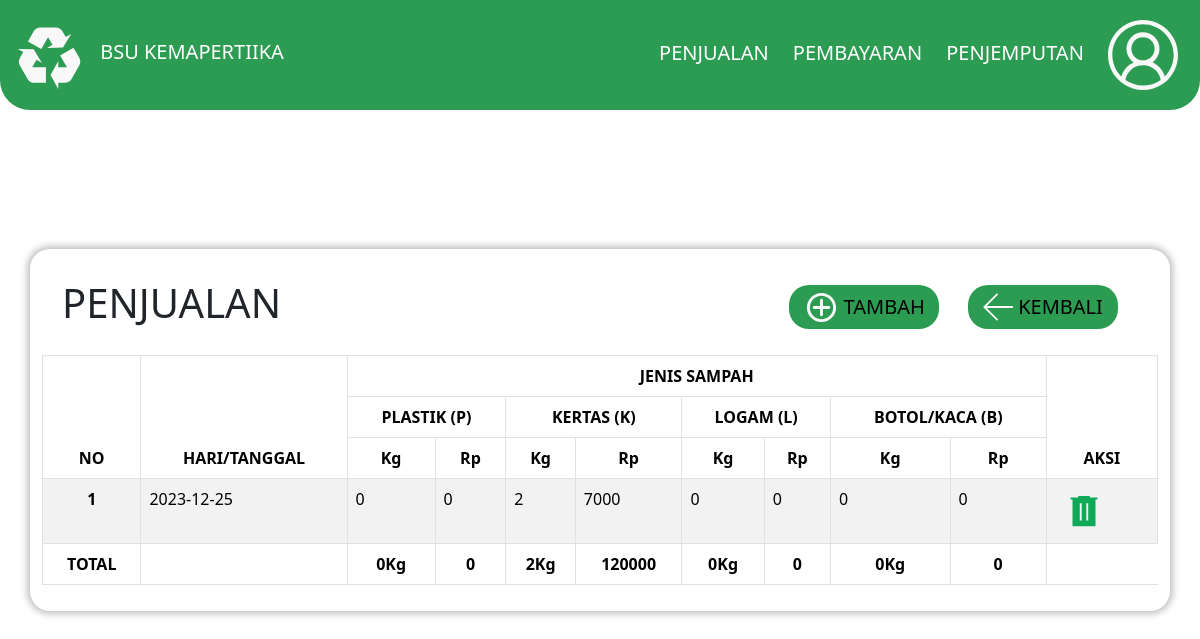
The app's page /penjualan.php (signed in) with its own data.
### tables this page shows
CREATE TABLE `penjualan` (
  `id` int(11) NOT NULL,
  `tanggal` date NOT NULL,
  `p_kg` bigint(11) NOT NULL,
  `p_rp` bigint(100) NOT NULL,
  `k_kg` bigint(50) NOT NULL,
  `k_rp` bigint(50) NOT NULL,
  `l_kg` bigint(50) NOT NULL,
  `l_rp` bigint(50) NOT NULL,
  `b_kg` bigint(50) NOT NULL,
  `b_rp` bigint(50) NOT NULL,
  `t_kg` bigint(50) NOT NULL,
  `t_rp` bigint(50) NOT NULL,
  `plastik` decimal(10,2) DEFAULT NULL,
  `kertas` decimal(10,2) DEFAULT NULL,
  `logam` decimal(10,2) DEFAULT NULL,
  `botol` decimal(10,2) DEFAULT NULL,
  `berat` bigint(20) NOT NULL,
  `harga` bigint(20) NOT NULL
);

### penjualan.php (the view, shortened to what this page needs)
<?php
include 'koneksi.php';
$sql = "SELECT * FROM penjualan";
$result = mysqli_query($conn, $sql);
?>
<?php include 'header.php' ?>
<div class="container-fluid d-flex fill">
    <div class="container">
        <span class="d-flex">
            <h1>PENJUALAN</h1>
            <div class="button">
                <button onclick="(window.location.href = 'form_penjualan.php')">
                    TAMBAH</button>
                <button onclick="window.history.back();">
                    <svg xmlns="http://www.w3.org/2000/svg" width="30" height="30" viewBox="0 0 39 39" fill="none">
                        <path d="M39 20.7188H4.76074L19.7476 35.7056L18.0337 37.4194L0.114258 19.5L18.0337 1.58057L19.7476 3.29443L4.76074 18.2812H39V20.7188Z" fill="#F8F8F8" />
                    </svg>
                    KEMBALI</button>
            </div>
        </span>
        <div class="pembayaranAdmin">
            <table class="table table-striped table-bordered">
                <thead>
                    <tr>
                        <th scope="col" rowspan="3">NO</th>
                        <th scope="col" rowspan="3">HARI/TANGGAL</th>
                        <th scope="col" colspan="8">JENIS SAMPAH</th>
                        <th scope="col" rowspan="3">AKSI</th>
                    </tr>
                    <tr>
                        <th scope="col" colspan="2">PLASTIK (P)</th>
                        <th scope="col" colspan="2">KERTAS (K)</th>
                        <th scope="col" colspan="2">LOGAM (L)</th>
                        <th scope="col" colspan="2">BOTOL/KACA (B)</th>
                    </tr>
                    <tr>
                        <th scope="col">Kg</th>
                        <th scope="col">Rp</th>
                        <th scope="col">Kg</th>
                        <th scope="col">Rp</th>
                        <th scope="col">Kg</th>
                        <th scope="col">Rp</th>
                        <th scope="col">Kg</th>
                        <th scope="col">Rp</th>
                    </tr>
                </thead>
                <?php
                if ($result->num_rows > 0) {
                    $counter = 1;
                    $total_berat_plastik = 0;
                    $total_harga_plastik = 0;
                    $total_berat_kertas = 0;
                    $total_harga_kertas = 0;
                    $total_berat_logam = 0;
                    $total_harga_logam = 0;
                    $total_berat_botol = 0;
                    $total_harga_botol = 0;
                    while ($row = $result->fetch_assoc()) {
                        $id = $row['id'];
                        $total_p = $row['p_kg'] * 6000;
                        $total_k = $row['k_kg'] * 3500;
                        $total_l = $row['l_kg'] * 1400;
                        $total_b = $row['b_kg'] * 1100;
                ?>
                        <tbody>
                            <tr>
                                <th scope="row"><?php echo $counter ?></th>
                                <td><?php echo $row['tanggal'] ?></td>
                                <td><?php echo $row['p_kg'] ?></td>
                                <td><?php echo $total_p; ?></td>
                                <td><?php echo $row['k_kg'] ?></td>
                                <td><?php echo $total_k ?></td>
                                <td><?php echo $row['l_kg'] ?></td>
                                <td><?php echo $total_l ?></td>
                                <td><?php echo $row['b_kg'] ?></td>
                                <td><?php echo $total_b ?></td>
                                <td>
                                    <button onclick="deletePenjualan(<?php echo $id; ?>)" style="background: transparent; border: none;"><svg xmlns="http://www.w3.org/2000/svg" width="46" height="46" viewBox="0 0 66 66" fill="none">
                                            <path d="M26.972 46.75H29.722V22H26.972V46.75ZM36.278 46.75H39.028V22H36.278V46.75ZM16.5 55V16.5H13.75V13.75H24.75V11.6325H41.25V13.75H52.25V16.5H49.5V55H16.5Z" fill="#0FA958" />
                                        </svg>
                                    </button>
                                </td>
                            </tr>
                        </tbody>
                <?php
                        $total_berat_plastik += $row['p_kg'];
                        $total_harga_plastik += $row['p_kg'];
                        $total_berat_kertas += $row['k_kg'];
                        $total_harga_kertas += $row['k_rp'];
                        $total_berat_logam += $row['l_kg'];
                        $total_harga_logam += $row['l_rp'];
                        $total_berat_botol += $row['b_kg'];
                        $total_harga_botol += $row['b_rp'];
                        $counter++;
                    }
                } else {
                    echo "<tr><td colspan='12'>No data available</td></tr>";
                }
                ?>
                <tfoot>
                    <tr>
                        <th>TOTAL</th>
                        <th></th>
                        <th><?php echo $total_berat_plastik . 'Kg'; ?></th>
                        <th><?php echo $total_harga_plastik; ?></th>
                        <th><?php echo $total_berat_kertas . 'Kg'; ?></th>
                        <th><?php echo $total_harga_kertas; ?></th>
                        <th><?php echo $total_berat_logam . 'Kg'; ?></th>
                        <th><?php echo $total_harga_logam; ?></th>
                        <th><?php echo $total_berat_botol . 'Kg'; ?></th>
                        <th><?php echo $total_harga_botol; ?></th>
                    </tr>
                </tfoot>
            </table>
        </div>
    </div>
</div>
<?php include 'footer.php' ?>

### style/style.css (style rules this page uses)
.fill { width: 100%; height: 80vh; align-items: center; }
.container { padding: 10px; width: 100%; background-color: #FFF; border-radius: 20px; background: #FFF; box-shadow: 0px 0px 7px 3px rgba(0, 0, 0, 0.25); margin: auto; }
.container span { justify-content: space-between; margin: 20px 0; padding-left: 20px; }
.container .button { display: flex; align-items: center; justify-content: space-between; width: 30%; margin-right: 40px; }
.container .button button { border-radius: 20px; background-color: #2C9C52; height: 44px; width: 150px; border: none; font-size: 20px; display: flex; justify-content: center; align-items: center; }
.button svg { margin-right: 5px; }
table { border-collapse: collapse; width: 100%; border: 1px black; }
tr, td { border: 3px solid black; padding: 8px; text-align: left; }

### penjualan.php (style rules this page uses)
.table tr th { text-align: center; }

### records on screen
penjualan: tanggal "2023-12-25", p_kg "0", k_kg "2", k_kg "7000", l_kg "0", b_kg "0"

### other values on screen
$total_berat_plastik "0"
$total_harga_plastik "0"
$total_berat_kertas "2"
$total_harga_kertas "120000"
$total_berat_logam "0"
$total_harga_logam "0"
$total_berat_botol "0"
$total_harga_botol "0"
